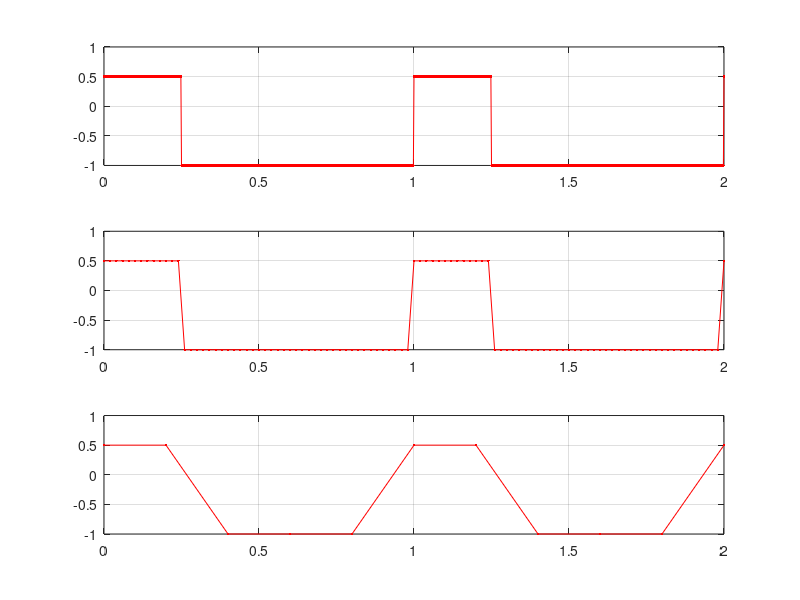

Write MATLAB code to recreate this figure.
%semnal dreptunghiular: square(w*t,duty)
%factor de umplere 25%: duty=25
%nivel maxim si minim: axis([0 2 -1 0.5])-NU MERGE!

%rezolutie temp de 2ms
t=0:0.002:2;
f=1;
w=2*pi*f;
duty=25;
s=0.75*square(w*t,25)-0.25;
subplot(3,1,1),plot(t,s,'r.-'), grid

%rezolutie temp de 20ms
t=0:0.02:2;
f=1;
w=2*pi*f;
duty=25;
s=0.75*square(w*t,25)-0.25;
subplot(3,1,2),plot(t,s,'r.-'), grid

%rezolutie temp de 200ms
t=0:0.2:2;
f=1;
w=2*pi*f;
duty=25;
s=0.75*square(w*t,25)-0.25;
subplot(3,1,3),plot(t,s,'r.-'), grid